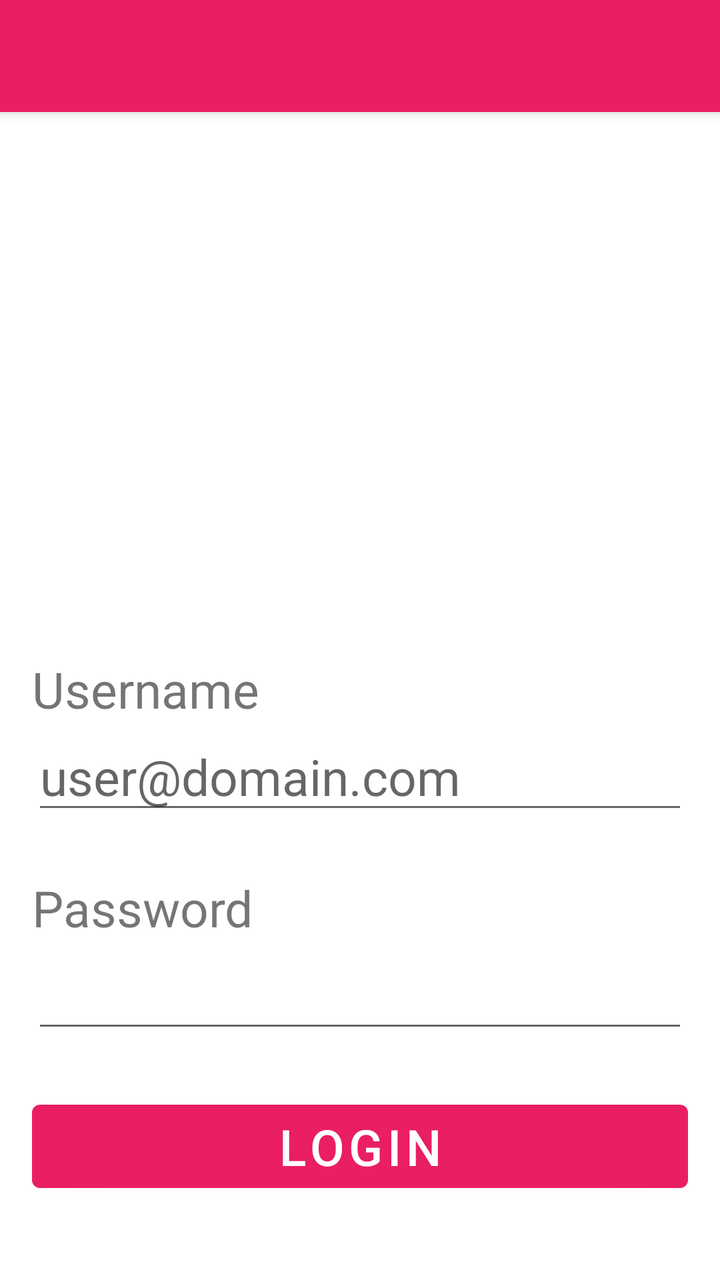
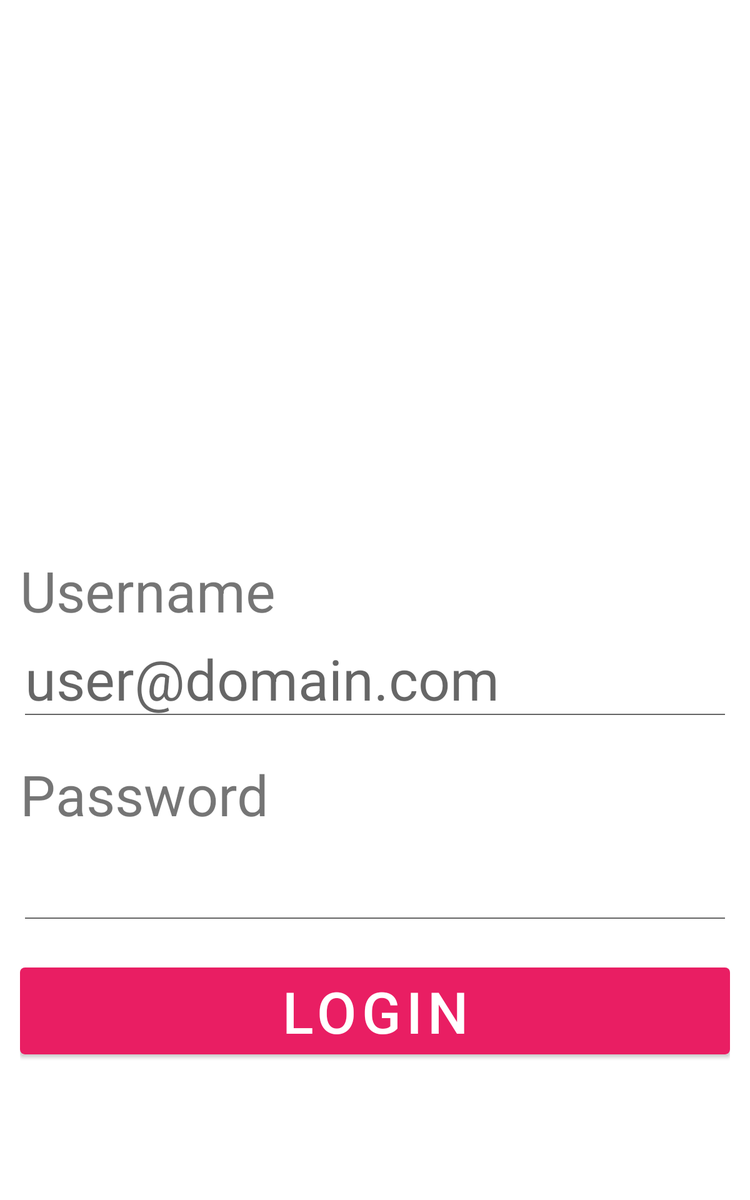

The same Android screen from two of the app's own layout files: first res/layout/ as a phone draws it, then the repository's variant for another configuration, drawn on a device whose configuration selects that folder. Both files follow.
<!-- AndroidManifest.xml: activity theme Theme.AppGrupo132 -->
<!-- res/layout/activity_main.xml -->
<?xml version="1.0" encoding="utf-8"?>
<LinearLayout xmlns:android="http://schemas.android.com/apk/res/android"
    xmlns:app="http://schemas.android.com/apk/res-auto"
    xmlns:tools="http://schemas.android.com/tools"
    android:layout_width="match_parent"
    android:layout_height="match_parent"
    android:orientation="vertical"
    tools:context=".MainActivity" >

    <androidx.appcompat.widget.Toolbar
        android:id="@+id/my_toolbar"
        android:layout_width="match_parent"
        android:layout_height="?attr/actionBarSize"
        android:background="?attr/colorPrimary"
        android:elevation="4dp"
        android:theme="@style/ThemeOverlay.AppCompat.ActionBar"
        app:popupTheme="@style/ThemeOverlay.AppCompat.Light"
        app:titleTextColor="@color/white" />

    <LinearLayout
        android:layout_width="match_parent"
        android:layout_height="wrap_content"
        android:layout_margin="16dp"
        android:gravity="center"
        android:orientation="horizontal">

        <ImageView
            android:id="@+id/imageView"
            android:layout_width="200dp"
            android:layout_height="200dp"
            app:srcCompat="@drawable/u_de_caldas" />

        <ImageView
            android:id="@+id/imageView2"
            android:layout_width="200dp"
            android:layout_height="200dp"
            app:srcCompat="@drawable/misiontic" />

    </LinearLayout>

    <LinearLayout
        android:layout_width="match_parent"
        android:layout_height="match_parent"
        android:layout_margin="16dp"
        android:gravity="center_vertical"
        android:orientation="vertical">

        <TextView
            android:layout_width="wrap_content"
            android:layout_height="wrap_content"
            android:text="Username"
            android:textSize="25sp" />

        <EditText
            android:id="@+id/edtUsername"
            android:layout_width="match_parent"
            android:layout_height="wrap_content"
            android:ems="10"
            android:hint="@string/hint_username"
            android:inputType="textPersonName"
            android:textSize="25sp" />

        <TextView
            android:layout_width="wrap_content"
            android:layout_height="wrap_content"
            android:layout_marginTop="25dp"
            android:text="@string/text_password"
            android:textSize="25sp" />

        <EditText
            android:id="@+id/edtPassword"
            android:layout_width="match_parent"
            android:layout_height="wrap_content"
            android:ems="10"
            android:inputType="textPassword"
            android:textSize="25sp" />

        <Button
            android:id="@+id/btnLogin"
            android:layout_width="match_parent"
            android:layout_height="wrap_content"
            android:layout_marginTop="25dp"
            android:onClick="onLogin"
            android:text="@string/button_login"
            android:textSize="25sp" />

    </LinearLayout>

</LinearLayout>
<!-- resources referenced by this layout -->
<resources>
  <color name="white">#FFFFFFFF</color>
  <string name="button_login">LOGIN</string>
  <string name="hint_username">user@domain.com</string>
  <string name="text_password">Password</string>
  <style name="Theme.AppGrupo132" parent="Theme.MaterialComponents.DayNight.NoActionBar">
          
          <item name="colorPrimary">@color/red_500</item>
          <item name="colorPrimaryVariant">@color/red_700</item>
          <item name="colorOnPrimary">@color/white</item>
          
          <item name="colorSecondary">@color/teal_200</item>
          <item name="colorSecondaryVariant">@color/teal_700</item>
          <item name="colorOnSecondary">@color/black</item>
          
          <item name="android:statusBarColor" tools:targetApi="l">?attr/colorPrimaryVariant</item>
          
      </style>
  <color name="red_500">#E91E63</color>
  <color name="red_700">#C2185B</color>
  <color name="teal_200">#FF03DAC5</color>
  <color name="teal_700">#FF018786</color>
  <color name="black">#FF000000</color>
</resources>
<!-- res/layout-sw480dp/activity_main.xml (the repository's variant of the layout above) -->
<!-- drawn on a 7-inch tablet held upright -->
<?xml version="1.0" encoding="utf-8"?>
<LinearLayout xmlns:android="http://schemas.android.com/apk/res/android"
    xmlns:app="http://schemas.android.com/apk/res-auto"
    xmlns:tools="http://schemas.android.com/tools"
    android:layout_width="match_parent"
    android:layout_height="match_parent"
    android:orientation="vertical"
    tools:context=".MainActivity" >

    <LinearLayout
        android:layout_width="match_parent"
        android:layout_height="wrap_content"
        android:layout_margin="16dp"
        android:gravity="center"
        android:orientation="horizontal">

        <ImageView
            android:id="@+id/imageView"
            android:layout_width="300dp"
            android:layout_height="300dp"
            app:srcCompat="@drawable/u_de_caldas" />

        <ImageView
            android:id="@+id/imageView2"
            android:layout_width="300dp"
            android:layout_height="300dp"
            app:srcCompat="@drawable/misiontic" />

    </LinearLayout>

    <LinearLayout
        android:layout_width="match_parent"
        android:layout_height="match_parent"
        android:layout_margin="16dp"
        android:gravity="center_vertical"
        android:orientation="vertical">

        <TextView
            android:id="@+id/textView"
            android:layout_width="wrap_content"
            android:layout_height="wrap_content"
            android:text="@string/text_username"
            android:textSize="45sp" />

        <EditText
            android:id="@+id/edtUsername"
            android:layout_width="match_parent"
            android:layout_height="wrap_content"
            android:ems="10"
            android:hint="@string/hint_username"
            android:inputType="textPersonName"
            android:textSize="45sp" />

        <TextView
            android:id="@+id/textView2"
            android:layout_width="wrap_content"
            android:layout_height="wrap_content"
            android:layout_marginTop="25dp"
            android:text="@string/text_password"
            android:textSize="45sp" />

        <EditText
            android:id="@+id/edtPassword"
            android:layout_width="match_parent"
            android:layout_height="wrap_content"
            android:ems="10"
            android:inputType="textPassword"
            android:textSize="45sp" />

        <Button
            android:id="@+id/btnLogin"
            android:layout_width="match_parent"
            android:layout_height="wrap_content"
            android:layout_marginTop="25dp"
            android:text="@string/button_login"
            android:textSize="46sp" />

    </LinearLayout>

</LinearLayout>
<!-- resources referenced by the variant -->
<!-- as a 7-inch tablet held upright resolves them -->
<resources>
  <string name="button_login">LOGIN</string>
  <string name="hint_username">user@domain.com</string>
  <string name="text_password">Password</string>
  <string name="text_username">Username</string>
  <style name="Theme.AppGrupo132" parent="Theme.MaterialComponents.DayNight.NoActionBar">
          
          <item name="colorPrimary">@color/red_500</item>
          <item name="colorPrimaryVariant">@color/red_700</item>
          <item name="colorOnPrimary">@color/white</item>
          
          <item name="colorSecondary">@color/teal_200</item>
          <item name="colorSecondaryVariant">@color/teal_700</item>
          <item name="colorOnSecondary">@color/black</item>
          
          <item name="android:statusBarColor" tools:targetApi="l">?attr/colorPrimaryVariant</item>
          
      </style>
  <color name="red_500">#E91E63</color>
  <color name="red_700">#C2185B</color>
  <color name="white">#FFFFFFFF</color>
  <color name="teal_200">#FF03DAC5</color>
  <color name="teal_700">#FF018786</color>
  <color name="black">#FF000000</color>
</resources>
